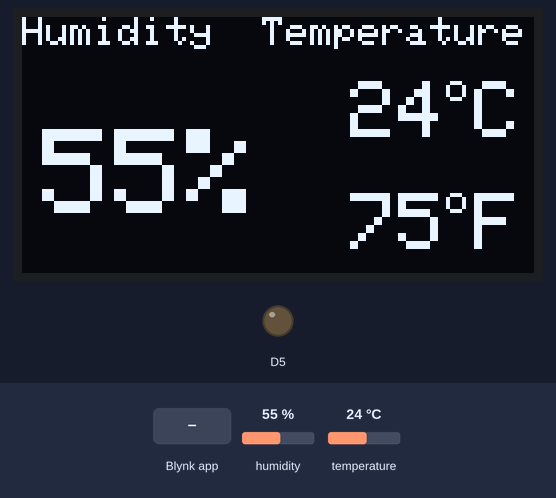
Bench run of a sketch on a simulated ESP8266 (NodeMCU). Shown: 128×64 one-colour display, output pins drawn as LEDs (lit = HIGH). Inputs (shaded band) come from the test bench; at power-on: humidity 55 %, temperature 24 °C. WiFi joins after 1.5 s; servers stay silent unless stated; the display library's start-up logo is not drawn; what the sketch prints to the serial monitor is not drawn.

Above: at 4.0 s.
4.1 s: humidity set to 22 %
At 5.9 s:
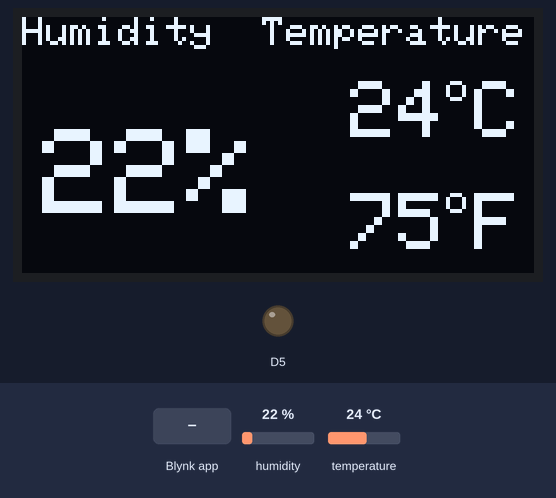
6.4 s: Blynk app writes 1 to V0
At 6.8 s:
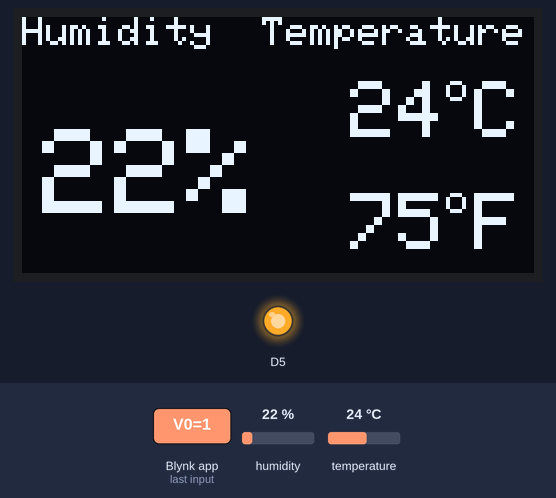
7.9 s: temperature set to 12 °C
At 9.5 s:
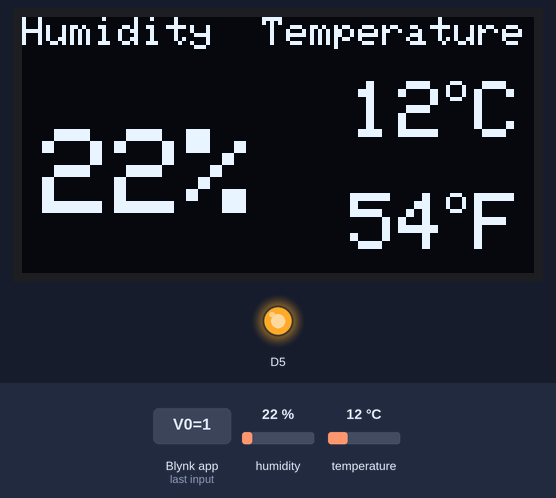
10.5 s: humidity set to 40 %
At 11.4 s:
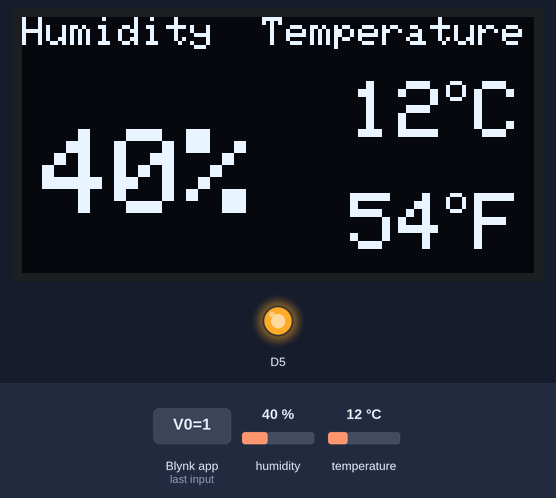
12.5 s: temperature set to 19 °C
At 14.2 s:
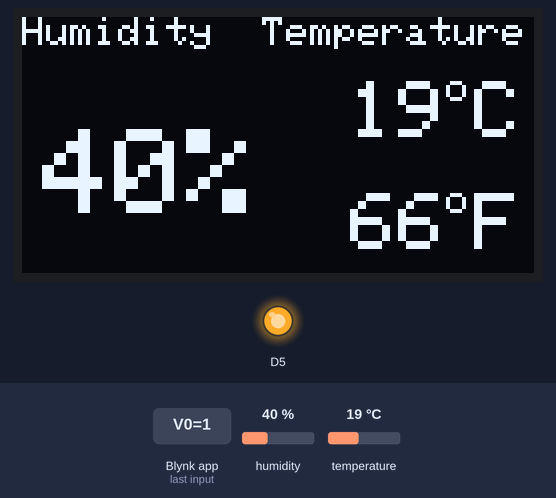
14.5 s: Blynk app writes 0 to V0
At 15.7 s:
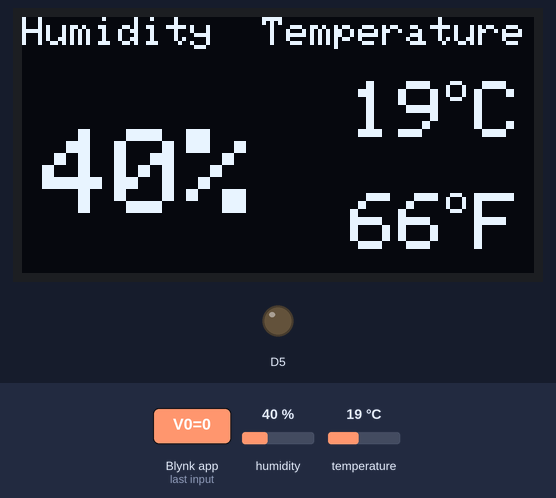
Timing chart, 0 to 17.5 s (numbered marks = the images above; inputs shaded):
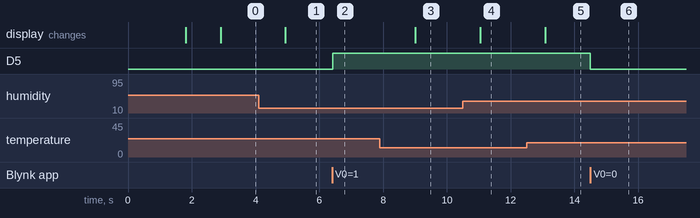

The sketch:

freshboot.ino
```cpp
#include <Adafruit_GFX.h>
#include <Adafruit_GrayOLED.h>
#include <Adafruit_SPITFT.h>
#include <Adafruit_SPITFT_Macros.h>
#include <gfxfont.h>

#include <Adafruit_SSD1306.h>
#include <splash.h>

/*************************************************************

  This example shows how value can be pushed from Arduino to
  the Blynk App.

  WARNING :
  For this example you'll need Adafruit DHT sensor libraries:
    https://github.com/adafruit/Adafruit_Sensor
    https://github.com/adafruit/DHT-sensor-library

  App project setup:
    Value Display widget attached to V5
    Value Display widget attached to V6
 *************************************************************/

// Template ID, Device Name and Auth Token are provided by the Blynk.Cloud
// See the Device Info tab, or Template settings
#define BLYNK_TEMPLATE_ID           "TMPLXO8uchj5"
#define BLYNK_DEVICE_NAME           "TempHumid Phase"
#define BLYNK_AUTH_TOKEN            "QqnqnZDFG2FWeGpieyyqmkVH8wB7Y3w9"


// Comment this out to disable prints and save space
#define BLYNK_PRINT Serial


#include <ESP8266WiFi.h>
#include <BlynkSimpleEsp8266.h>
#include <DHT.h>
//OLED
#include <Wire.h>
#include <Adafruit_GFX.h>
#include <Adafruit_SSD1306.h>

//OLED define
#define SCREEN_WIDTH 128 // OLED display width, in pixels
#define SCREEN_HEIGHT 64 // OLED display height, in pixels
// Declaration for an SSD1306 display connected to I2C (SDA, SCL pins)
Adafruit_SSD1306 display(SCREEN_WIDTH, SCREEN_HEIGHT, &Wire, -1);


char auth[] = BLYNK_AUTH_TOKEN;

// Your WiFi credentials.
// Set password to "" for open networks.
char ssid[] = "PT79-2.4Ghz@unifi";
char pass[] = "1234567890";

#define DHTPIN D3          // What digital pin we're connected to

// Uncomment whatever type you're using!
#define DHTTYPE DHT11     // DHT 11
//#define DHTTYPE DHT22   // DHT 22, AM2302, AM2321
//#define DHTTYPE DHT21   // DHT 21, AM2301

DHT dht(DHTPIN, DHTTYPE);
BlynkTimer timer;

// This function sends Arduino's up time every second to Virtual Pin (5).
// In the app, Widget's reading frequency should be set to PUSH. This means
// that you define how often to send data to Blynk App.
void sendSensor()
{
  float h = dht.readHumidity();
  float t = dht.readTemperature(); // or dht.readTemperature(true) for Fahrenheit

  if (isnan(h) || isnan(t)) {
    Serial.println("Failed to read from DHT sensor!");
    return;
  }
  // You can send any value at any time.
  // Please don't send more that 10 values per second.
  Blynk.virtualWrite(V5, h);
  Blynk.virtualWrite(V6, t);
}


BLYNK_WRITE(V0){
 int pinValue = param.asInt();
 digitalWrite(D5, pinValue);
}

DHT HT(DHTPIN,DHTTYPE);
float humi;
float tempC;
float tempF;

void setup()
{
  // Debug console
  Serial.begin(9600);

  Blynk.begin(auth, ssid, pass);
  // You can also specify server:
  //Blynk.begin(auth, ssid, pass, "blynk.cloud", 80);
  //Blynk.begin(auth, ssid, pass, IPAddress(192,168,1,100), 8080);

  dht.begin();

  // Setup a function to be called every second
  timer.setInterval(1000L, sendSensor);

   pinMode(D5, OUTPUT);

  //For OLED I2C
  if(!display.begin(SSD1306_SWITCHCAPVCC, 0x3C)) { // Address 0x3D for 128x64
    Serial.println(F("SSD1306 allocation failed"));
    for(;;);
  }
  display.display(); //Display logo
  delay(1000);
  display.clearDisplay();
}

void loop()
{
  Blynk.run();
  timer.run();

 humi = dht.readHumidity();
 tempC = dht.readTemperature();
 tempF = dht.readTemperature(true);

 Serial.print("Humidity:");
 Serial.print(humi,0);
 Serial.print("%");
 Serial.print(" Temperature:");
 Serial.print(tempC,1);
 Serial.print("C ~ ");
 Serial.print(tempF,1);
 Serial.println("F");

 display.clearDisplay();
 oledDisplayHeader();


 oledDisplay(3,5,28,humi,"%");
 oledDisplay(2,70,16,tempC,"C");
 oledDisplay(2,70,44,tempF,"F");

 display.display();

}
void oledDisplayHeader(){
 display.setTextSize(1);
 display.setTextColor(WHITE);
 display.setCursor(0, 0);
 display.print("Humidity");
 display.setCursor(60, 0);
 display.print("Temperature");
}
void oledDisplay(int size, int x,int y, float value, String unit){
 int charLen=12;
 int xo=x+charLen*3.2;
 int xunit=x+charLen*3.6;
 int xval = x;
 display.setTextSize(size);
 display.setTextColor(WHITE);

 if (unit=="%"){
   display.setCursor(x, y);
   display.print(value,0);
   display.print(unit);
 } else {
   if (value>99){
    xval=x;
   } else {
    xval=x+charLen;
   }
   display.setCursor(xval, y);
   display.print(value,0);
   display.drawCircle(xo, y+2, 2, WHITE);  // print degree symbols (  )
   display.setCursor(xunit, y);
   display.print(unit);
 }
}
```

Measured:
- after the input at 4.1 s, the display: changes after 0.83 s (image 1)
- after the input at 6.4 s, D5: LOW → HIGH at once
- after the input at 7.9 s, the display: changes after 1.1 s (image 3)
- after the input at 10.5 s, the display: changes after 0.55 s (image 4)
- after the input at 12.5 s, the display: changes after 0.59 s (image 5)
- after the input at 14.5 s, D5: HIGH → LOW at once
